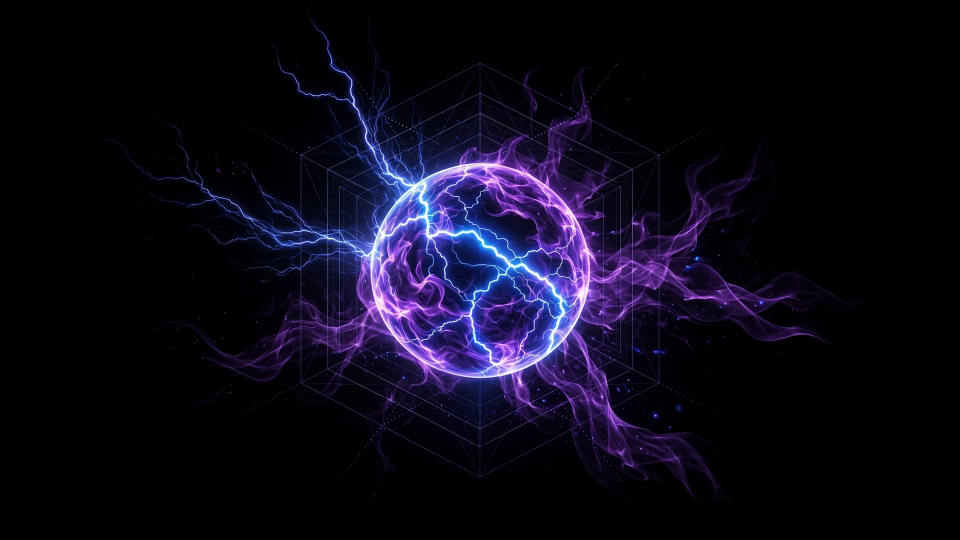
#> input picture packages/orac-branding/root/usr/share/wallpapers/OracOrb/contents/images/1920x1080.png, 1920 x 1080 px (shown at 1/2 size)
$ python build.py
#> lines starting #> are read from the running program, lines starting #| are printed output that depends on the picture
### android/aether.py
"""Energy drawn from the aether: procedural lightning, plasma streams, mist and sparks converging on an orb.

Everything is generated here, from a seed, and added on top of the ORAC artwork (additive light, then a soft
tone curve), so it never needs an outside image service and the same seed always gives the same picture.
Colours are the ORAC palette: white-hot cores, electric blue (#60a5fa) and violet (#c084fc).
"""
from __future__ import annotations

import math

import numpy as np
from PIL import Image, ImageDraw, ImageFilter

CORE = np.array([0.90, 0.93, 1.00])
BLUE = np.array([0.38, 0.65, 0.98])
VIOLET = np.array([0.75, 0.52, 0.99])
DEEP = np.array([0.42, 0.22, 0.78])


def _bolt(p0, p1, rng, rough=0.17, min_len=11.0):
    """Midpoint displacement: each segment's midpoint is pushed sideways by a share of the segment's length."""
    pts = [np.asarray(p0, float), np.asarray(p1, float)]
    while True:
        out, split = [pts[0]], False
        for a, b in zip(pts, pts[1:]):
            d = b - a
            length = float(np.hypot(*d))
            if length > min_len:
                split = True
                normal = np.array([-d[1], d[0]]) / length
                out += [(a + b) / 2 + normal * rng.normal(0, rough * length), b]
            else:
                out.append(b)
        pts = out
        if not split:
            return pts


def _branches(path, rng, depth, bolts, width):
    """Forks off a bolt: shorter, thinner, dimmer, heading off at an angle from the parent's direction."""
    if depth == 0 or len(path) < 8:
        return
    for _ in range(rng.integers(1, 4)):
        i = int(rng.integers(len(path) // 6, len(path) - 2))
        a, ahead = path[i], path[min(len(path) - 1, i + len(path) // 6)]
        heading = math.atan2(*(ahead - a)[::-1]) + rng.choice([-1, 1]) * rng.uniform(0.35, 0.9)
        remaining = float(np.hypot(*(path[-1] - a)))
        reach = remaining * rng.uniform(0.18, 0.45)
        end = a + reach * np.array([math.cos(heading), math.sin(heading)])
        sub = _bolt(a, end, rng, rough=0.2)
        bolts.append((sub, max(1, width - 1), 0.55 ** (4 - depth)))
        _branches(sub, rng, depth - 1, bolts, max(1, width - 1))


def _crosses(path, rects):
    return any(x0 <= x <= x1 and y0 <= y <= y1 for x, y in path for x0, y0, x1, y1 in rects)


def _curve(points, n=400):
    """Catmull-Rom through the control points: the smooth path of a plasma stream."""
    p = [points[0]] + list(points) + [points[-1]]
    out = []
    for i in range(1, len(p) - 2):
        p0, p1, p2, p3 = (np.asarray(v, float) for v in p[i - 1:i + 3])
        for t in np.linspace(0, 1, n // (len(p) - 3), endpoint=False):
            out.append(0.5 * (2 * p1 + (-p0 + p2) * t + (2 * p0 - 5 * p1 + 4 * p2 - p3) * t * t
                              + (-p0 + 3 * p1 - 3 * p2 + p3) * t ** 3))
    out.append(np.asarray(points[-1], float))
    return out


def _fractal(size, rng, octaves=4, cell=220):
    w, h = size
    acc = np.zeros((h, w))
    for o in range(octaves):
        cw, ch = max(2, w // (cell >> o)), max(2, h // (cell >> o))
        layer = Image.fromarray((rng.random((ch, cw)) * 255).astype(np.uint8)).resize((w, h), Image.BICUBIC)
        acc += (np.asarray(layer, float) / 255 - 0.5) * (0.55 ** o)
    return acc / np.abs(acc).max()


def _blur(mask: Image.Image, radius: float) -> np.ndarray:
    return np.asarray(mask.filter(ImageFilter.GaussianBlur(radius)), float) / 255


def aether(base: Image.Image, center, radius, *, seed=1, bolts=5, streams=6, sparks=380, avoid=(),
           strength=1.0, violet_only=False) -> Image.Image:
    """`base` with energy arriving from the dark around it and converging on the orb at `center` (radius `radius`).
    `avoid` lists rectangles (x0, y0, x1, y1), such as a title, that no bolt may cross."""
    rng = np.random.default_rng(seed)
    core_c, blue_c = (np.array([0.96, 0.88, 1.0]), np.array([0.66, 0.50, 0.98])) if violet_only else (CORE, BLUE)
    w, h = base.size
    cx, cy = center
    img = np.asarray(base.convert("RGB"), float) / 255
    light = np.zeros_like(img)
    yy, xx = np.mgrid[0:h, 0:w]
    dist = np.hypot(xx - cx, yy - cy)

    # 1. Aether haze: soft nebula clouds that gather toward the orb and fade to black far out.
    cloud = np.clip(_fractal((w, h), rng) * 0.5 + 0.5 - 0.45, 0, None) * 1.8
    pull = np.exp(-(dist / (radius * 3.6)) ** 2)
    light += cloud[..., None] * pull[..., None] * (0.16 * VIOLET + 0.06 * blue_c) * strength

    # 2. Currents: wide, soft streams of light flowing in from the far dark to the orb's rim.
    s_mask = Image.new("L", (w, h))
    dm = ImageDraw.Draw(s_mask)
    for _ in range(streams):
        for _try in range(30):
            ang = rng.uniform(0, 2 * math.pi)
            reach = rng.uniform(0.4, 0.75) * h / 2
            start = (cx + math.cos(ang) * reach, cy + math.sin(ang) * reach)
            end_ang = ang + rng.normal(0, 0.35)
            end = (cx + math.cos(end_ang) * radius * 0.98, cy + math.sin(end_ang) * radius * 0.98)
            ctrl = [start]
            for k in (0.33, 0.66):
                mid = (start[0] + (end[0] - start[0]) * k, start[1] + (end[1] - start[1]) * k)
                ctrl.append((mid[0] + rng.normal(0, 70 * (1 - k)), mid[1] + rng.normal(0, 70 * (1 - k))))
            ctrl.append(end)
            path = _curve(ctrl)
            if not _crosses(path, avoid):
                break
        else:
            continue
        pts = [tuple(p) for p in path]
        dm.line(pts, fill=int(255 * rng.uniform(0.4, 0.8)), width=int(rng.integers(12, 22)))
    light += (_blur(s_mask, 22)[..., None] * VIOLET * 0.35 + _blur(s_mask, 48)[..., None] * DEEP * 0.8) * strength

    # 3. Lightning: a few main bolts out of the dark, each forking, all ending on the orb's rim.
    paths, origins = [], []
    for b in range(bolts):
        for _try in range(40):
            ang = rng.uniform(0, 2 * math.pi)
            far = radius + rng.uniform(0.18, 0.42) * h / 2
            start = np.array([cx + math.cos(ang) * far, cy + math.sin(ang) * far])
            start = np.clip(start, [-40, -40], [w + 40, h + 40])
            end_ang = ang + rng.normal(0, 0.25)
            end = np.array([cx + math.cos(end_ang) * radius, cy + math.sin(end_ang) * radius])
            main = _bolt(start, end, rng)
            if not _crosses(main, avoid):
                break
        else:
            continue
        width = 3 if b < 2 else 2
        paths.append((main, width, 1.0 if b < 2 else 0.75))
        origins.append(main[0])  # where the energy condenses out of the aether
        tree: list = []
        _branches(main, rng, 3, tree, width)
        paths += [t for t in tree if not _crosses(t[0], avoid)]
    core, glow = Image.new("L", (w, h)), Image.new("L", (w, h))
    dc, dg = ImageDraw.Draw(core), ImageDraw.Draw(glow)
    for path, width, bright in paths:
        pts = [tuple(p) for p in path]
        dc.line(pts, fill=int(255 * bright), width=width)
        dg.line(pts, fill=int(255 * bright), width=width + 2)
    for x, y in origins:  # a bright point where each bolt condenses, with a halo from the glow layers
        dc.ellipse((x - 3, y - 3, x + 3, y + 3), fill=255)
        dg.ellipse((x - 9, y - 9, x + 9, y + 9), fill=200)
    light += (_blur(core, 0.7)[..., None] * core_c * 1.4 + _blur(glow, 4)[..., None] * blue_c * 1.5
              + _blur(glow, 16)[..., None] * VIOLET * 1.3 + _blur(glow, 48)[..., None] * DEEP * 1.1) * strength

    # 4. Sparks: motes of the aether, thicker near the orb.
    sp = Image.new("L", (w, h))
    ds = ImageDraw.Draw(sp)
    for _ in range(sparks):
        r_ = radius * (1.1 + rng.exponential(2.2))
        a_ = rng.uniform(0, 2 * math.pi)
        x, y = cx + math.cos(a_) * r_, cy + math.sin(a_) * r_
        if 0 <= x < w and 0 <= y < h and not _crosses([(x, y)], avoid):
            s = rng.uniform(0.6, 1.8)
            ds.ellipse((x - s, y - s, x + s, y + s), fill=int(255 * rng.uniform(0.3, 1.0)))
    light += (_blur(sp, 0.8)[..., None] * core_c * 0.9 + _blur(sp, 5)[..., None] * VIOLET * 1.2) * strength

    # 5. Where it all arrives: a soft aura around the orb.
    light += (np.exp(-((dist - radius) / (radius * 0.35)) ** 2) * (dist > radius * 0.8))[..., None] * VIOLET * 0.22 * strength

    out = 1 - (1 - img) * np.exp(-light * 1.25)  # additive light with a soft shoulder: bright, never clipped flat
    return Image.fromarray((np.clip(out, 0, 1) * 255 + 0.5).astype(np.uint8))

### android/build.py
#!/usr/bin/env python3
"""ORAC theme for Android, built from the desktop package's own files (packages/orac-branding), so the two stay in
sync. No root and no app install needed:

- wallpapers/: portrait 1440x3200 versions of the ORAC wallpapers (Android scales them to any phone), with energy
  drawn from the aether added by aether.py: lightning, currents of light, haze and sparks converging on each orb. On
  Android 12 and later, "wallpaper colors" (Material You) then turns the system accents ORAC purple.
- termux/: the OracVoid terminal colors, the ORAC login banner, and the fastfetch banner, for the Termux app.

    python3 android/build.py        # -> android/dist/orac-android-theme-<version>.zip
"""
from __future__ import annotations

import re
import zipfile
from pathlib import Path

import numpy as np
from PIL import Image, ImageChops, ImageFilter

from aether import aether

VERSION = "1.2.0"
HERE = Path(__file__).resolve().parent
PKG = HERE.parent / "packages" / "orac-branding" / "root" / "usr" / "share"
OUT = HERE / "dist"
W, H = 1440, 3200  # 9:20 portrait, QHD+; Android downscales for 1080p phones
TERMUX_HOME = "/data/data/com.termux/files/home"

# name: (source image, crop box in its pixels, feather share (sides, top, bottom), the orb (x, y, radius) in source
# pixels, rectangles in source pixels that the aether's lightning must not cross, seed, rectangles to erase)
WALLPAPERS = {
    "orac-orb": ("wallpapers/OracOrb/contents/images/1920x1080.png", (260, 0, 1660, 1080), (0.10, 0.06, 0.06),
                 (958, 540, 220), [], 7, []),
    "orac-minimal": ("wallpapers/OracMinimal/contents/images/3840x2160.png", (880, 0, 2960, 2160), (0.10, 0.05, 0.05),
                     (1920, 1090, 350), [], 11, []),
    # the centre column: title line, orb and hooded figure; the full-width status bars at the bottom are left out
    "orac-workstation": ("wallpapers/OracWorkstation/contents/images/3840x2160.png", (900, 30, 2940, 1930),
                         (0.10, 0.0, 0.10), (1926, 480, 285),
                         [(1380, 30, 2480, 130), (1640, 1240, 2220, 1930)], 5,
                         # the four desktop icons (Projects, Terminal, ORAC-Net, Config): on a phone they would
                         # look like real, tappable apps, so the wallpaper must not carry them
                         [(1780, 930, 2060, 1160)]),
}


def _ramp(length: int, lo: int, hi: int) -> list[int]:
    """0 -> 255 over the first `lo` pixels, 255 in the middle, 255 -> 0 over the last `hi`."""
    out = []
    for i in range(length):
        v = 1.0
        if lo:
            v = min(v, i / lo)
        if hi:
            v = min(v, (length - 1 - i) / hi)
        out.append(round(255 * max(0.0, v)))
    return out


def placement(box: tuple[int, int, int, int]) -> tuple[float, int]:
    """(scale, top offset) that portrait() uses to put the crop on the phone canvas."""
    scale = W / (box[2] - box[0])
    return scale, (H - round((box[3] - box[1]) * scale)) // 2


def to_phone(box, x: float, y: float) -> tuple[float, float]:
    scale, top = placement(box)
    return (x - box[0]) * scale, (y - box[1]) * scale + top


def _detail(a: np.ndarray) -> np.ndarray:
    """High-frequency texture (the background's dot grid and stars): the image minus a blurred copy of itself."""
    blurred = np.stack([np.asarray(Image.fromarray(np.clip(a[..., c], 0, 255).astype(np.uint8))
                                   .filter(ImageFilter.GaussianBlur(6)), float) for c in range(3)], -1)
    return a - blurred


def erase(im: Image.Image, rects) -> Image.Image:
    """Remove each rectangle's contents. The fill is harmonic (the smooth surface that meets the border, found by
    repeated neighbour averaging), then the background's own texture is laid back on top: the dot grid is copied from
    beside the rectangle, at the horizontal shift that best lines up the dots just above and below it, so no blank
    patch shows in the grid."""
    a = np.asarray(im, float).copy()
    detail = _detail(a)
    for x0, y0, x1, y1 in rects:
        pad = 6
        region = a[y0 - pad:y1 + pad, x0 - pad:x1 + pad]
        inside = np.zeros(region.shape[:2], bool)
        inside[pad:-pad, pad:-pad] = True
        region[inside] = region[~inside].mean(axis=0)
        for _ in range(1500):
            avg = (np.roll(region, 1, 0) + np.roll(region, -1, 0) + np.roll(region, 1, 1) + np.roll(region, -1, 1)) / 4
            region[inside] = avg[inside]
        # strips just above and below the hole show where the dots are; find the shift that repeats them best
        strips = [(y0 - 50, y0 - 5), (y1 + 5, y1 + 50)]
        width = x1 - x0

        def score(dx: int) -> float:
            return sum(float((detail[ya:yb, x0:x1] * detail[ya:yb, x0 + dx:x1 + dx]).sum()) for ya, yb in strips)
        shifts = [dx for dx in range(-2 * width, 2 * width) if abs(dx) > width and 0 <= x0 + dx and x1 + dx <= a.shape[1]]
        # among the shifts that line the dots up well, take the cleanest patch: no stray stars, frame nodes or smoke
        aligned = sorted(shifts, key=score, reverse=True)[:max(5, len(shifts) // 12)]
        dx = min(aligned, key=lambda d: float(np.percentile(np.abs(detail[y0:y1, x0 + d:x1 + d]).max(-1), 99.8)))
        a[y0:y1, x0:x1] += detail[y0:y1, x0 + dx:x1 + dx]
    return Image.fromarray(np.clip(a + 0.5, 0, 255).astype(np.uint8))


def portrait(src: Path, box: tuple[int, int, int, int], feather: tuple[float, float, float],
             erase_rects=()) -> Image.Image:
    """Crop the centre of a landscape wallpaper, scale it to the phone's width, and set it on black with the cut
    edges faded out, so the join is invisible (every source has a black background)."""
    im = erase(Image.open(src).convert("RGB"), erase_rects).crop(box)
    im = im.resize((W, round(im.height * W / im.width)), Image.LANCZOS)
    side, top, bottom = feather
    h_mask = Image.new("L", (W, 1))
    h_mask.putdata(_ramp(W, round(W * side), round(W * side)))
    v_mask = Image.new("L", (1, im.height))
    v_mask.putdata(_ramp(im.height, round(im.height * top), round(im.height * bottom)))
    mask = ImageChops.multiply(h_mask.resize(im.size), v_mask.resize(im.size))
    canvas = Image.new("RGB", (W, H), (0, 0, 0))
    canvas.paste(im, (0, (H - im.height) // 2), mask)
    return canvas


# [31 lines left out: functions termux_colors, termux_motd, termux_fastfetch, not called in this run]


INSTALL = """#!/data/data/com.termux/files/usr/bin/sh
# ORAC theme for Termux: colours, login banner and fastfetch banner. Run it from the unzipped folder:
#   sh install.sh
# Your previous colours and login banner are kept as .bak files.
set -e
here=$(cd "$(dirname "$0")" && pwd)
mkdir -p "$HOME/.termux" "$HOME/.config/fastfetch"
[ -f "$HOME/.termux/colors.properties" ] && cp "$HOME/.termux/colors.properties" "$HOME/.termux/colors.properties.bak"
cp "$here/colors.properties" "$HOME/.termux/colors.properties"
[ -f "$PREFIX/etc/motd" ] && [ ! -f "$PREFIX/etc/motd.bak" ] && cp "$PREFIX/etc/motd" "$PREFIX/etc/motd.bak"
cp "$here/motd" "$PREFIX/etc/motd"
cp "$here/fastfetch/config.jsonc" "$here/fastfetch/orac-logo.txt" "$HOME/.config/fastfetch/"
command -v termux-reload-settings >/dev/null && termux-reload-settings
echo "ORAC theme applied. For the system banner: pkg install fastfetch, then run fastfetch."
"""


def main() -> None:
    OUT.mkdir(exist_ok=True)
    zpath = OUT / f"orac-android-theme-{VERSION}.zip"
    root = f"orac-android-theme-{VERSION}"
    with zipfile.ZipFile(zpath, "w", zipfile.ZIP_DEFLATED) as z:
        for name, (src, box, feather, (ox, oy, orad), avoid, seed, erase_rects) in WALLPAPERS.items():
            png = OUT / f"{name}-{W}x{H}.png"
            scale, _ = placement(box)
            rects = [(*to_phone(box, x0, y0), *to_phone(box, x1, y1)) for x0, y0, x1, y1 in avoid]
            aether(portrait(PKG / src, box, feather, erase_rects), to_phone(box, ox, oy), orad * scale, seed=seed,
                   avoid=rects, violet_only=name != "orac-orb").save(png, optimize=True)  # only the orb art has blue
#> in erase, returned value is the input picture: PIL image 1920x1080 RGB; mean R, G, B 12.6, 9.9, 24.7
#> in portrait, `canvas.paste(im, (0, (H - im.height) // 2), mask)`:
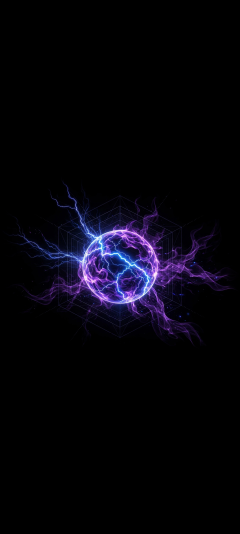
#> canvas: PIL image 1440x3200 RGB (shown at 1/6 size); mean R, G, B 6, 4.7, 11.7
#> in to_phone, `scale, top = placement(box)`: scale = 1.03; top = 1044
#> in aether, `cx, cy = center`: cx = 717.9; cy = 1599.4
#> after the loop in _fractal, `for o in range(octaves):`:
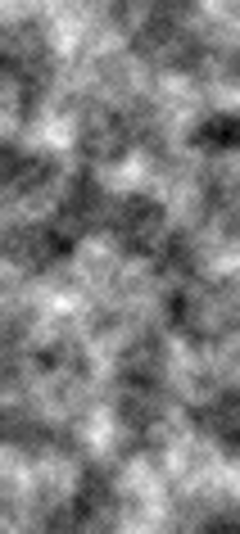
#> acc: shape (3200, 1440) float64 (shown at 1/6 size); min -0.925, max 0.913, mean -0.00203; drawn with min black and max white
#> in aether, `cloud = np.clip(_fractal((w, h), rng) * 0.5 + 0.5 - 0.45, 0, None) * 1.8`:
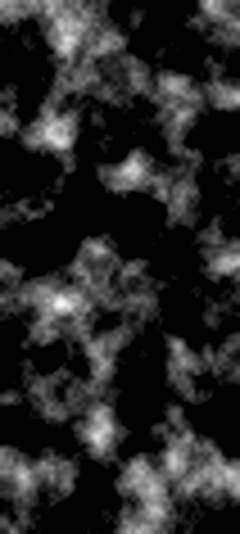
#> cloud: shape (3200, 1440) float64 (shown at 1/6 size); min 0, max 0.979, mean 0.156
#> in aether, `pull = np.exp(-(dist / (radius * 3.6)) ** 2)`:
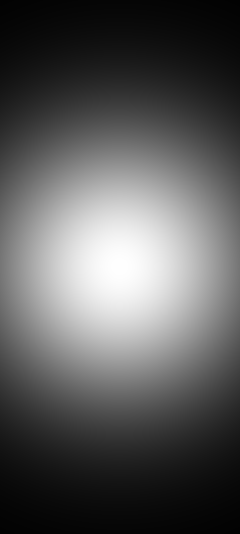
#> pull: shape (3200, 1440) float64 (shown at 1/6 size); min 0.00967, max 1, mean 0.355
#> in aether, `light += (_blur(s_mask, 22)[..., None] * VIOLET * 0.35 + _blur(s_mask,..`:
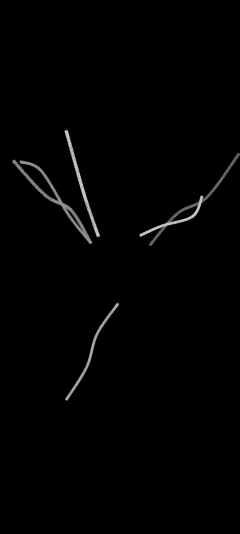
#> s_mask: PIL image 1440x3200 L (shown at 1/6 size); min 0, max 197, mean 2.2
#> after the loop in aether, `for b in range(bolts):`: origins = [[1155.3, 2157.1], [214.3, 2031.4], [1404.2, 2146.5], [335.3, 2225.9], [1397.2, 1379.9]]
#> the loop in aether, `for path, width, bright in paths:` made 29 passes
#> (width, bright) on passes 1, 2, 3, 6, 7, 8, 9, 12: (3, 1), (2, 0.55), (1, 0.303), (2, 0.55), (1, 0.303), (3, 1), (2, 0.55), (2, 0.55)
#> the loop in aether, `for x, y in origins:` made 5 passes
#> in _blur (call 6), `return np.asarray(mask.filter(ImageFilter.GaussianBlur(radius)), float..`:
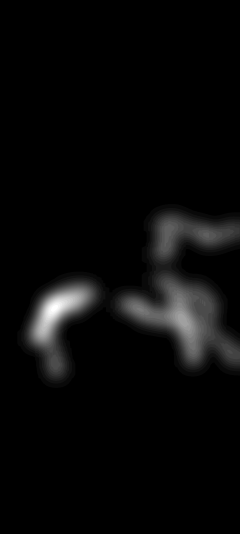
#> returned value: shape (3200, 1440) float64 (shown at 1/6 size); min 0, max 0.106, mean 0.00374; drawn with min black and max white
#> the loop in aether, `for _ in range(sparks):` made 380 passes
#> (r_, a_, x, y, s) on passes 1, 2, 3, 6, 7, 8, 9, 10: (383, 0.324, 1081, 1721.3, 1.35), (735.4, 5.59, 1283.4, 1129.2, 1.68), (370.3, 5.92, 1063.6, 1466.4, 0.768), (455.4, 5.77, 1114.7, 1375.8, 0.976), (320.8, 0.891, 919.6, 1848.8, 1.15), (634.2, 5.7, 1247.6, 1250.5, 1.7), (947.5, 4.69, 697.1, 652.1, 1.11), (367.3, 1.05, 901.9, 1917.3, 0.742)
#> in aether, `out = 1 - (1 - img) * np.exp(-light * 1.25)`:
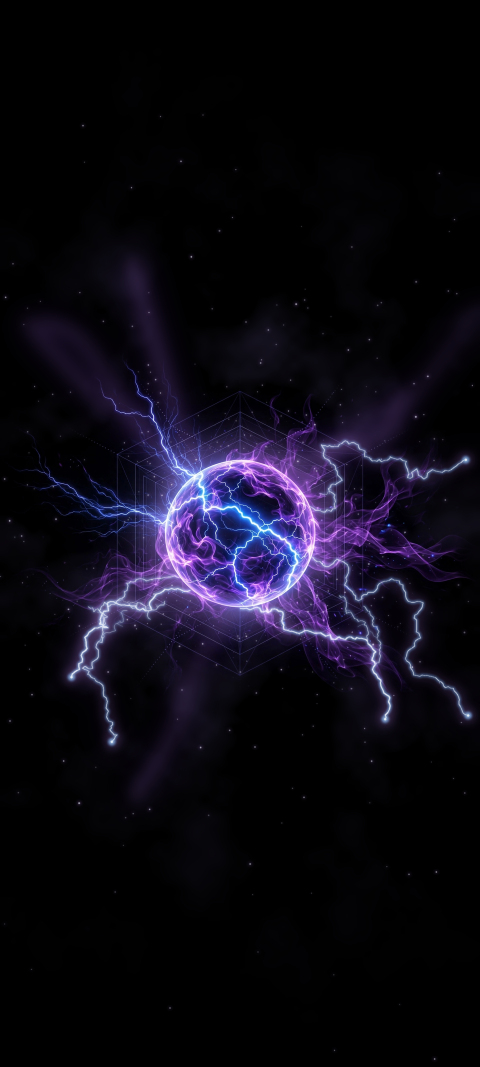
#> out: shape (3200, 1440, 3) float64 (shown at 1/3 size); mean R, G, B 0.0516, 0.0416, 0.0834
#> (the run stopped early here; a loop or call above may not have finished)
